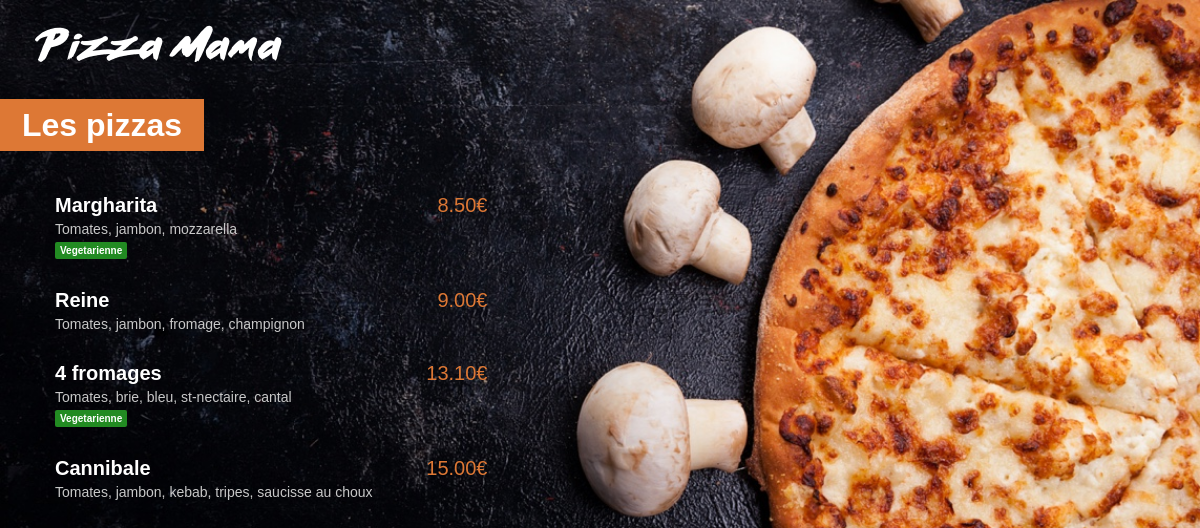
The app's page /menu/, older data.
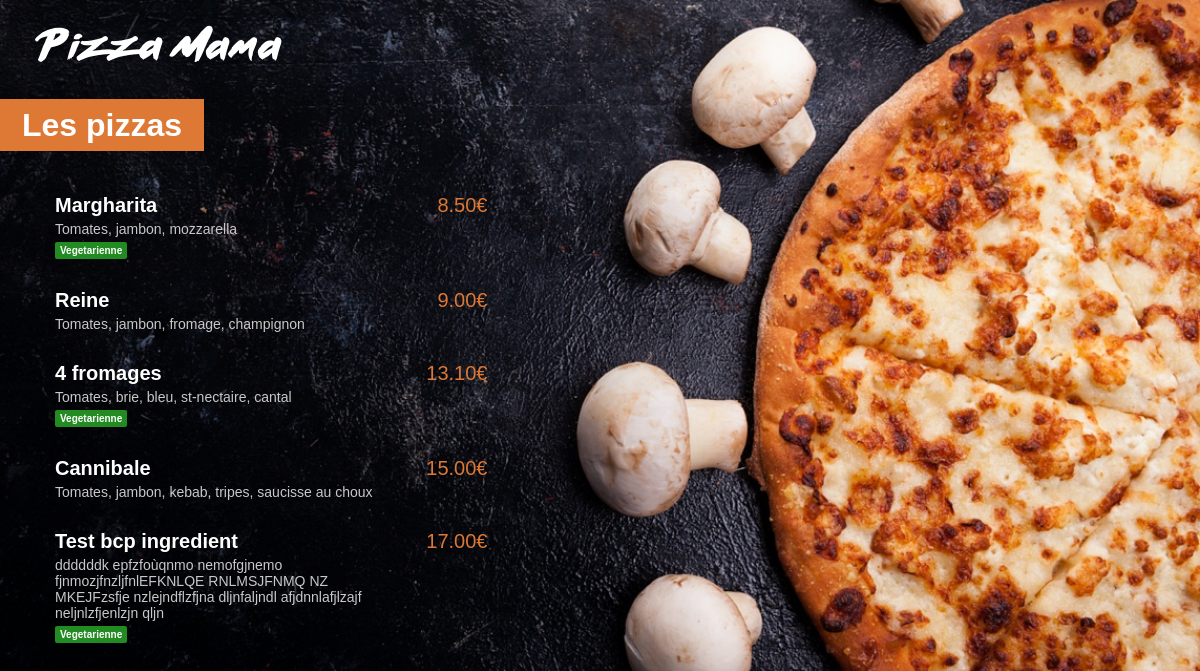
The same page, newer data.
### menu/models.py (models this page shows, shortened)
class Pizza(models.Model):
    nom = models.CharField(max_length=200)
    ingredients = models.CharField(max_length=400)
    prix = models.FloatField(default=0)
    vegan = models.BooleanField(default=False)

### menu/views.py (the view)
# urls.py: path('', views.index, name="index"),
def index(request):
    pizzas = Pizza.objects.all().order_by('prix')
    return render(request,'menu/index.html',{'pizzas':pizzas})

### menu/templates/menu/index.html (shortened to what this page needs)
{% load static%}
<html lang="fr">
    <head>
        <link rel="stylesheet" href="{% static 'menu/style.css' %}">
    </head>
    <body>
        <a href="{% url 'main:main' %}"><img src="{% static 'menu/images/small_logo.png' %}" alt="logo_pizzamma" id="logo"></a>
        <div class="menu_title">
            <h1>Les pizzas</h1>
        </div>
        <div class="menu_list">
            {% for pizza in pizzas%}
            <div class = "menu_list_item">
                <span class="menu_list_item_title">{{pizza.nom}}</span>
                <span class="menu_list_item_price">{{pizza.prix | floatformat:2}}€</span>
                <span class="menu_list_item_ing">{{pizza.ingredients}}</span>
                {% if pizza.vegan %}
                    <span class="menu_list_item_vegan">Vegetarienne</span>
                {% endif %}
            </div>
            {% endfor %}
        </div>
    </body>
</html>

### menu/static/menu/style.css (style rules this page uses)
body { background: url("images/menu_background.jpg") no-repeat; background-size: cover; -webkit-background-size: cover; -moz-background-size: cover; -o-background-size: cover; color: white; margin: 0; font-family: Arial, Helvetica, sans-serif; }
#logo { margin-top: 25px; margin-left: 35px; }
h1 { background-color: #dd7835; display: inline; padding: 8px 22px; }
.menu_title { margin-top: 45px; margin-bottom: 50px; }
.menu_list { margin-left: 30px; }
.menu_list_item { margin: 30px 25px; }
.menu_list_item_title { font-weight: bold; font-size: 20px ; width: 350px; display: inline-block; }
.menu_list_item_price { font-size: 20px; color: #dd7835; display: inline-block; margin-left: 8px; width: 70px; text-align: right; }
.menu_list_item_ing { color: #C8C8C8; font-size: 14px; margin-top: 4px; display: block; width: 350px; }
.menu_list_item_vegan { background-color: forestgreen; font-size: 10px; font-weight: bold; color: white; display: inline-block; padding: 3px 5px; margin-top: 5px; border-radius: 2px; }

Row changes from the older to the newer data that the page shows:
added Pizza: nom "Test bcp ingredient", prix "17.00", ingredients "ddddddk epfzfoùqnmo nemofgjnemo fjnmozjfnzljfnlEFKNLQE RNLMSJFNMQ NZ MKEJFzsfje nzlejndflzfjna dljnfaljndl afjdnnlafjlzajf neljnlzfjenlzjn qljn", vegan "Vegetarienne"
